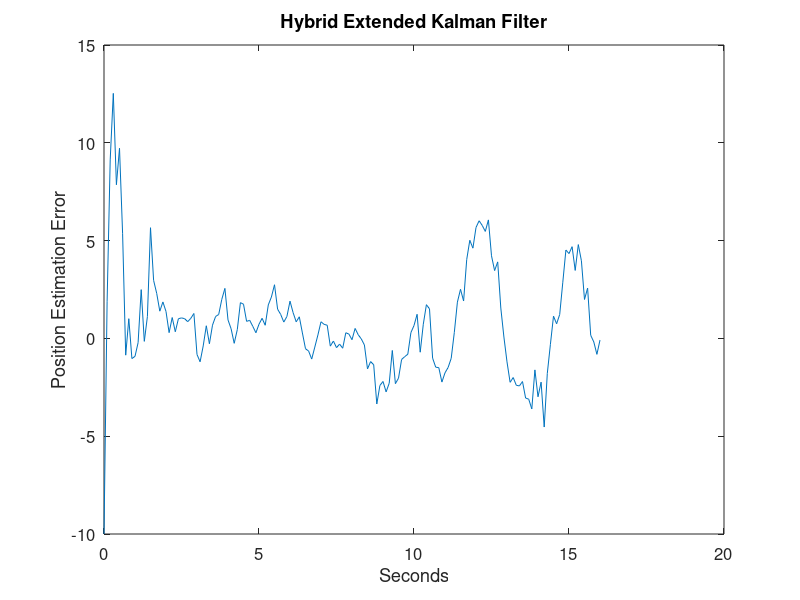
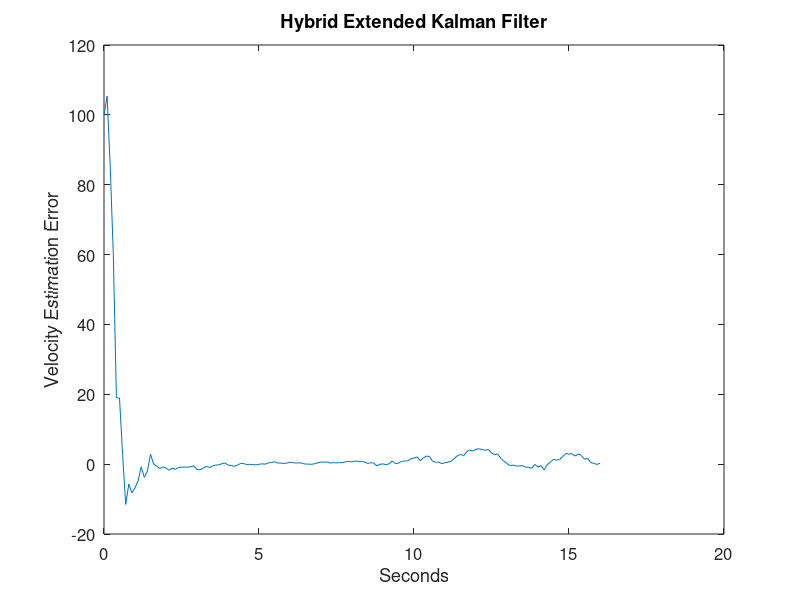
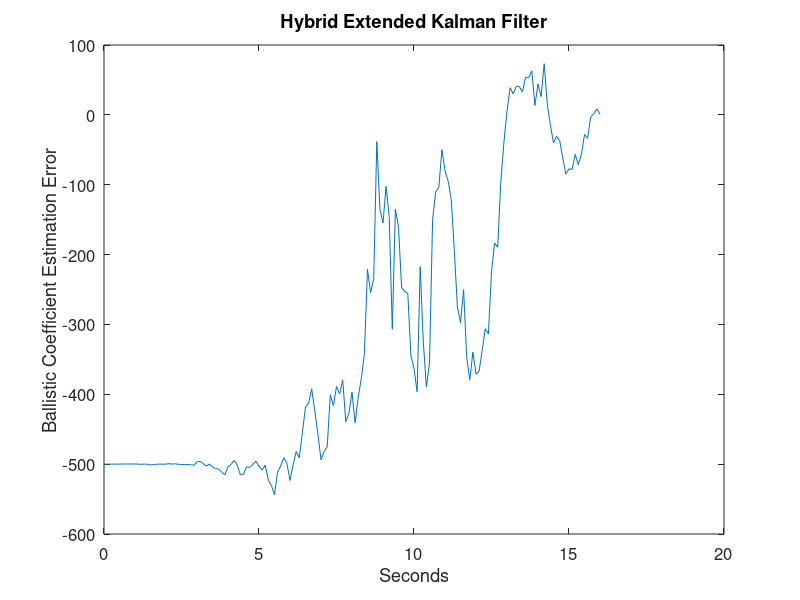
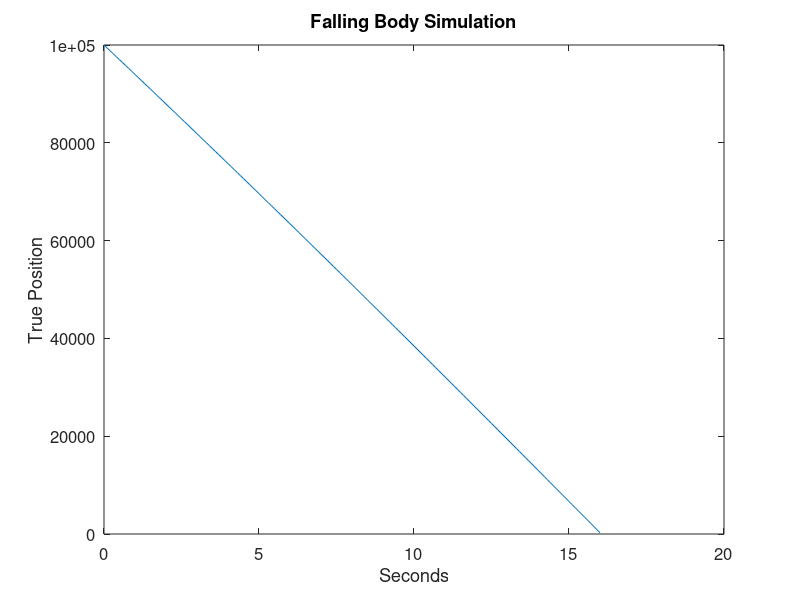

Write the MATLAB code that produced these figures, in order.
function HybridBody

% Hybrid extended Kalman filter example.
% Track a body falling through the atmosphere.

rho0 = 0.0034; % lb-sec^2/ft^4
g = 32.2; % ft/sec^2
k = 22000; % ft
R = 100; % measurement variance (ft^2)

x = [100000; -6000; 2000];
xhat = [100010; -6100; 2500];
H = [1 0 0];

P = [500 0 0; 0 20000 0; 0 0 250000];
T = 0.1; % measurement time step

tf = 16;
dt = tf / 40000; % time step for integration
xArray = x;
xhatArray = xhat;
for t = T : T : tf
   % Simulate the system.
   for tau = dt : dt : T
      xdot(1,1) = x(2);
      xdot(2,1) = rho0 * exp(-x(1)/k) * x(2)^2 / 2 / x(3) - g;
      xdot(3,1) = 0;
      x = x + xdot * dt;
   end
   % Simulate the measurement.
   z = H * x + sqrt(R) * randn;
   % Simulate the continuous-time part of the filter.
   for tau = dt : dt : T
      xhatdot(1,1) = xhat(2);
      xhatdot(2,1) = rho0 * exp(-xhat(1)/k) * xhat(2)^2 / 2 / xhat(3) - g;
      xhatdot(3,1) = 0;
      xhat = xhat + xhatdot * dt;
      F = [0 1 0; -rho0 * exp(-xhat(1)/k) * xhat(2)^2 / 2 / k / xhat(3) ...
            rho0 * exp(-xhat(1)/k) * xhat(2) / xhat(3) ...
            -rho0 * exp(-xhat(1)/k) * xhat(2)^2 / 2 / xhat(3)^2; ...
            0 0 0];
      Pdot = F * P + P * F';
      P = P + Pdot * dt;
   end
   % Simulate the discrete-time part of the filter.
   K = P * H' * inv(H * P * H' + R);
   xhat = xhat + K * (z - H * xhat);
   P = (eye(3) - K * H) * P * (eye(3) - K * H)' + K * R * K';
   % Save data for plotting.
   xArray = [xArray x];
   xhatArray = [xhatArray xhat];
end

close all;
t = 0 : T : tf;
figure;
plot(t, xArray(1,:) - xhatArray(1,:));
title('Hybrid Extended Kalman Filter', 'FontSize', 12);
set(gca,'FontSize',12); set(gcf,'Color','White');
xlabel('Seconds');
ylabel('Position Estimation Error');
figure;
plot(t, xArray(2,:) - xhatArray(2,:));
title('Hybrid Extended Kalman Filter', 'FontSize', 12);
set(gca,'FontSize',12); set(gcf,'Color','White');
xlabel('Seconds');
ylabel('Velocity Estimation Error');
figure;
plot(t, xArray(3,:) - xhatArray(3,:));
title('Hybrid Extended Kalman Filter', 'FontSize', 12);
set(gca,'FontSize',12); set(gcf,'Color','White');
xlabel('Seconds');
ylabel('Ballistic Coefficient Estimation Error');
figure;
plot(t, xArray(1,:));
title('Falling Body Simulation', 'FontSize', 12);
set(gca,'FontSize',12); set(gcf,'Color','White');
xlabel('Seconds');
ylabel('True Position');
figure;
plot(t, xArray(2,:));
title('Falling Body Simulation', 'FontSize', 12);
set(gca,'FontSize',12); set(gcf,'Color','White');
xlabel('Seconds');
ylabel('True Velocity');
